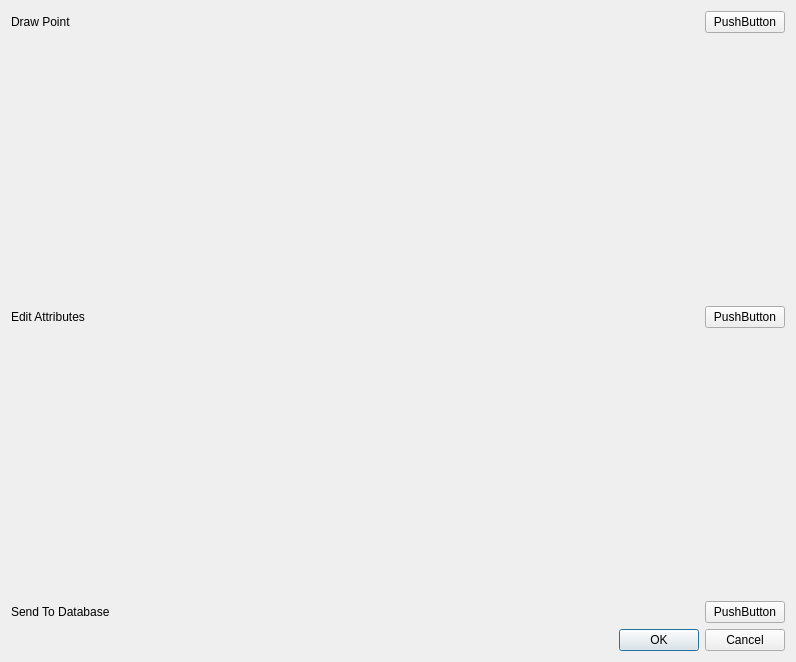
<?xml version="1.0" encoding="UTF-8"?>
<ui version="4.0">
 <class>SurveyPointDialogBase</class>
 <widget class="QDialog" name="SurveyPointDialogBase">
  <property name="geometry">
   <rect>
    <x>0</x>
    <y>0</y>
    <width>796</width>
    <height>662</height>
   </rect>
  </property>
  <property name="windowTitle">
   <string>Survey Point</string>
  </property>
  <layout class="QGridLayout" name="gridLayout">
   <item row="0" column="0">
    <layout class="QVBoxLayout" name="verticalLayout">
     <item>
      <layout class="QHBoxLayout" name="horizontalLayout">
       <item>
        <widget class="QLabel" name="label">
         <property name="text">
          <string>Draw Point</string>
         </property>
        </widget>
       </item>
       <item>
        <spacer name="horizontalSpacer">
         <property name="orientation">
          <enum>Qt::Horizontal</enum>
         </property>
         <property name="sizeHint" stdset="0">
          <size>
           <width>40</width>
           <height>20</height>
          </size>
         </property>
        </spacer>
       </item>
       <item>
        <widget class="QPushButton" name="pb_create_pts_new_wind">
         <property name="text">
          <string>PushButton</string>
         </property>
        </widget>
       </item>
      </layout>
     </item>
     <item>
      <spacer name="verticalSpacer">
       <property name="orientation">
        <enum>Qt::Vertical</enum>
       </property>
       <property name="sizeHint" stdset="0">
        <size>
         <width>232</width>
         <height>98</height>
        </size>
       </property>
      </spacer>
     </item>
     <item>
      <layout class="QHBoxLayout" name="horizontalLayout_2">
       <item>
        <widget class="QLabel" name="label_2">
         <property name="text">
          <string>Edit Attributes</string>
         </property>
        </widget>
       </item>
       <item>
        <spacer name="horizontalSpacer_3">
         <property name="orientation">
          <enum>Qt::Horizontal</enum>
         </property>
         <property name="sizeHint" stdset="0">
          <size>
           <width>40</width>
           <height>20</height>
          </size>
         </property>
        </spacer>
       </item>
       <item>
        <widget class="QPushButton" name="pb_create_attrs_new_wind">
         <property name="text">
          <string>PushButton</string>
         </property>
        </widget>
       </item>
      </layout>
     </item>
     <item>
      <spacer name="verticalSpacer_2">
       <property name="orientation">
        <enum>Qt::Vertical</enum>
       </property>
       <property name="sizeHint" stdset="0">
        <size>
         <width>20</width>
         <height>40</height>
        </size>
       </property>
      </spacer>
     </item>
     <item>
      <layout class="QHBoxLayout" name="horizontalLayout_3">
       <item>
        <widget class="QLabel" name="label_3">
         <property name="text">
          <string>Send To Database</string>
         </property>
        </widget>
       </item>
       <item>
        <spacer name="horizontalSpacer_2">
         <property name="orientation">
          <enum>Qt::Horizontal</enum>
         </property>
         <property name="sizeHint" stdset="0">
          <size>
           <width>40</width>
           <height>20</height>
          </size>
         </property>
        </spacer>
       </item>
       <item>
        <widget class="QPushButton" name="pb_create_db_new_wind">
         <property name="text">
          <string>PushButton</string>
         </property>
        </widget>
       </item>
      </layout>
     </item>
    </layout>
   </item>
   <item row="1" column="0">
    <widget class="QDialogButtonBox" name="button_box">
     <property name="orientation">
      <enum>Qt::Horizontal</enum>
     </property>
     <property name="standardButtons">
      <set>QDialogButtonBox::Cancel|QDialogButtonBox::Ok</set>
     </property>
    </widget>
   </item>
  </layout>
 </widget>
 <tabstops>
  <tabstop>pb_create_pts_new_wind</tabstop>
  <tabstop>pb_create_attrs_new_wind</tabstop>
  <tabstop>pb_create_db_new_wind</tabstop>
 </tabstops>
 <resources/>
 <connections>
  <connection>
   <sender>button_box</sender>
   <signal>accepted()</signal>
   <receiver>SurveyPointDialogBase</receiver>
   <slot>accept()</slot>
   <hints>
    <hint type="sourcelabel">
     <x>210</x>
     <y>490</y>
    </hint>
    <hint type="destinationlabel">
     <x>20</x>
     <y>20</y>
    </hint>
   </hints>
  </connection>
  <connection>
   <sender>button_box</sender>
   <signal>rejected()</signal>
   <receiver>SurveyPointDialogBase</receiver>
   <slot>reject()</slot>
   <hints>
    <hint type="sourcelabel">
     <x>210</x>
     <y>490</y>
    </hint>
    <hint type="destinationlabel">
     <x>20</x>
     <y>20</y>
    </hint>
   </hints>
  </connection>
 </connections>
</ui>
